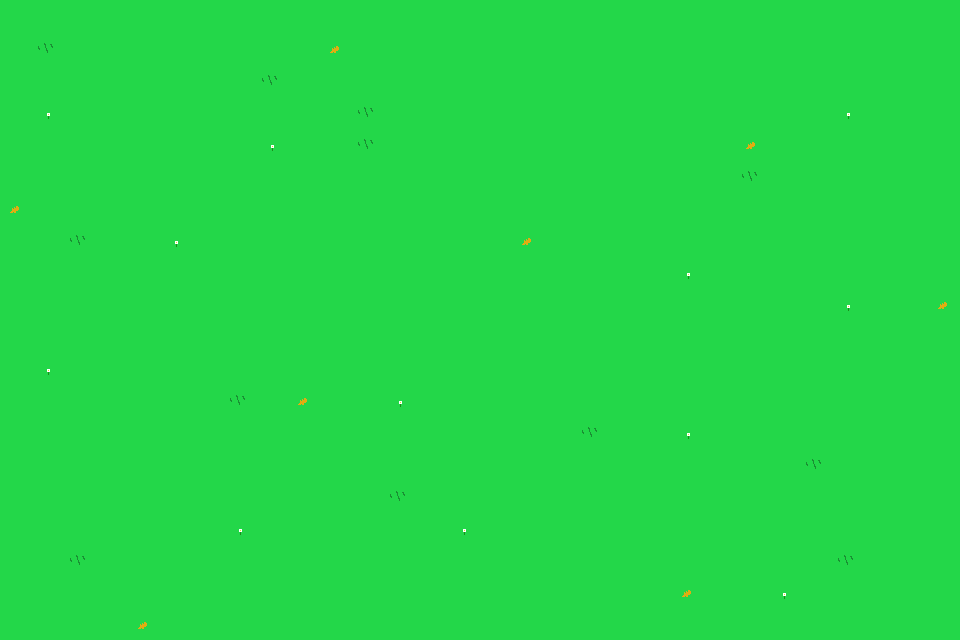

A 2D game scene composited from a Tiled map and its tileset images. What follows is a short description and the map's XML, with every tile layer's data as written:
An orthogonal 30x20 tile map with 32x32 px tiles, 1 tile layer (Tile Layer 1).

<map version="1.9" tiledversion="1.9.2" orientation="orthogonal" renderorder="right-down" width="30" height="20" tilewidth="32" tileheight="32" infinite="0" nextlayerid="2" nextobjectid="1">
 <editorsettings>
  <export target="overworld.lua" format="lua" />
 </editorsettings>
 <tileset firstgid="1" name="grassTiles" tilewidth="32" tileheight="32" tilecount="4" columns="2">
  <image source="../Assets/Tilemaps/overworldTiles.png" width="64" height="64" />
 </tileset>
 <layer id="1" name="Tile Layer 1" width="30" height="20">
  <data encoding="csv">
1,1,1,1,1,1,1,1,1,1,1,1,1,1,1,1,1,1,1,1,1,1,1,1,1,1,1,1,1,1,
1,2,1,1,1,1,1,1,1,1,3,1,1,1,1,1,1,1,1,1,1,1,1,1,1,1,1,1,1,1,
1,1,1,1,1,1,1,1,2,1,1,1,1,1,1,1,1,1,1,1,1,1,1,1,1,1,1,1,1,1,
1,4,1,1,1,1,1,1,1,1,1,2,1,1,1,1,1,1,1,1,1,1,1,1,1,1,4,1,1,1,
1,1,1,1,1,1,1,1,4,1,1,2,1,1,1,1,1,1,1,1,1,1,1,3,1,1,1,1,1,1,
1,1,1,1,1,1,1,1,1,1,1,1,1,1,1,1,1,1,1,1,1,1,1,2,1,1,1,1,1,1,
3,1,1,1,1,1,1,1,1,1,1,1,1,1,1,1,1,1,1,1,1,1,1,1,1,1,1,1,1,1,
1,1,2,1,1,4,1,1,1,1,1,1,1,1,1,1,3,1,1,1,1,1,1,1,1,1,1,1,1,1,
1,1,1,1,1,1,1,1,1,1,1,1,1,1,1,1,1,1,1,1,1,4,1,1,1,1,1,1,1,1,
1,1,1,1,1,1,1,1,1,1,1,1,1,1,1,1,1,1,1,1,1,1,1,1,1,1,4,1,1,3,
1,1,1,1,1,1,1,1,1,1,1,1,1,1,1,1,1,1,1,1,1,1,1,1,1,1,1,1,1,1,
1,4,1,1,1,1,1,1,1,1,1,1,1,1,1,1,1,1,1,1,1,1,1,1,1,1,1,1,1,1,
1,1,1,1,1,1,1,2,1,3,1,1,4,1,1,1,1,1,1,1,1,1,1,1,1,1,1,1,1,1,
1,1,1,1,1,1,1,1,1,1,1,1,1,1,1,1,1,1,2,1,1,4,1,1,1,1,1,1,1,1,
1,1,1,1,1,1,1,1,1,1,1,1,1,1,1,1,1,1,1,1,1,1,1,1,1,2,1,1,1,1,
1,1,1,1,1,1,1,1,1,1,1,1,2,1,1,1,1,1,1,1,1,1,1,1,1,1,1,1,1,1,
1,1,1,1,1,1,1,4,1,1,1,1,1,1,4,1,1,1,1,1,1,1,1,1,1,1,1,1,1,1,
1,1,2,1,1,1,1,1,1,1,1,1,1,1,1,1,1,1,1,1,1,1,1,1,1,1,2,1,1,1,
1,1,1,1,1,1,1,1,1,1,1,1,1,1,1,1,1,1,1,1,1,3,1,1,4,1,1,1,1,1,
1,1,1,1,3,1,1,1,1,1,1,1,1,1,1,1,1,1,1,1,1,1,1,1,1,1,1,1,1,1
</data>
 </layer>
</map>
